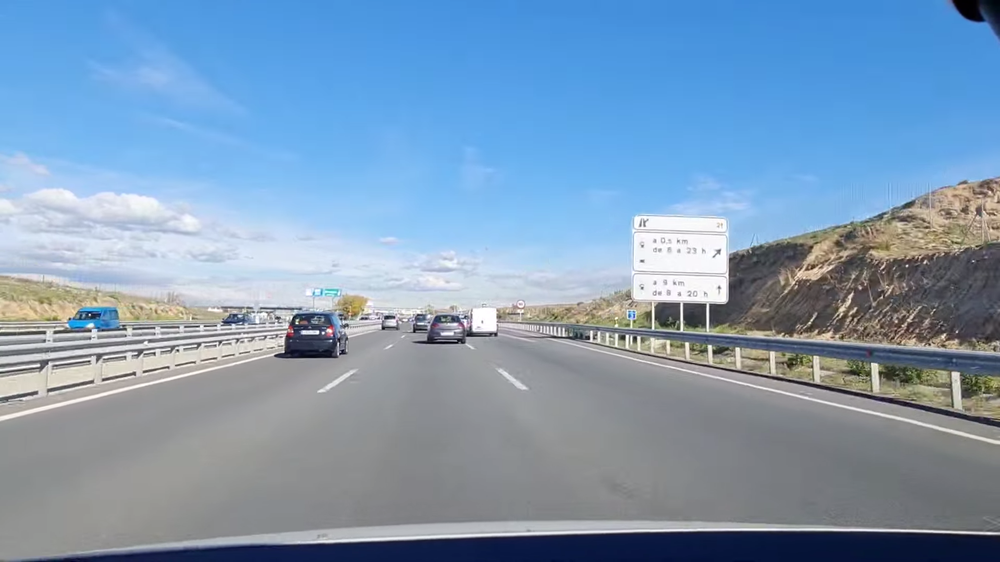
#> input picture IMÁGENES_PANELES/test_detection/00000.png, 1000 x 562 px, shrunk from 1920 x 1080 before the run
$ python -i detector_hough.py   (imports and definitions only)
#> lines starting #> are read from the running program, lines starting #| are printed output that depends on the picture; after the words box and inside, x2 and y2 are one past the last pixel; in counts of white or black regions, pixels touching at a corner belong together
#> further down, picture is the input picture: shape (562, 1000, 3); mean B, G, R 182.1, 154.8, 127.1
import cv2
import numpy as np

class DetectorHough:
    def detectar(self, imagen):
        # 1. Crear máscara HSV azul
        imagenHSV = cv2.cvtColor(imagen, cv2.COLOR_BGR2HSV)
#> imagenHSV: shape (562, 1000, 3); mean H, S, V 95.5, 76.9, 185
        imagenT = cv2.inRange(imagenHSV, np.array([90, 150, 70]), np.array([150, 255, 255]))
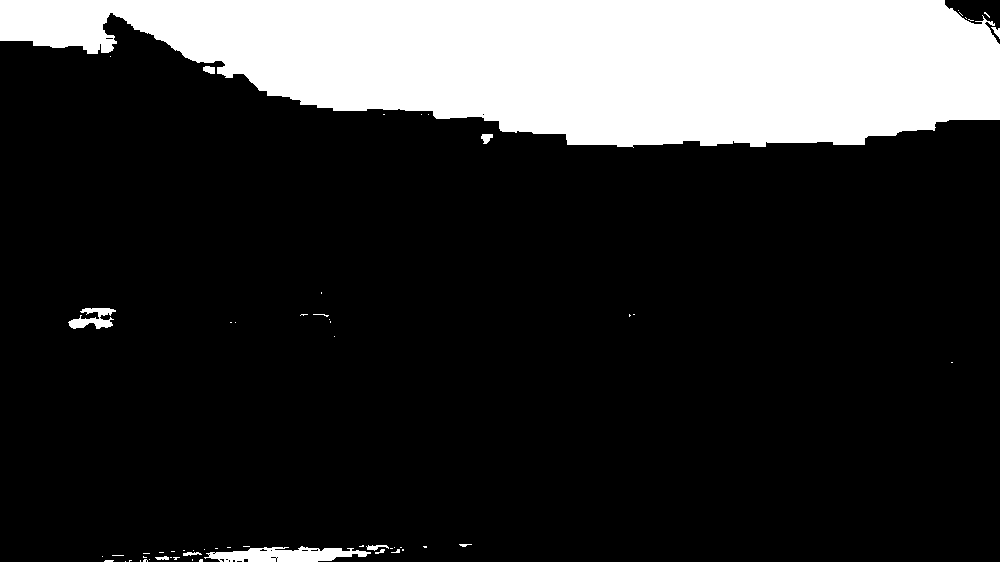
#> imagenT: shape (562, 1000); 19.6% white; 60 white regions (49 under 20 px), largest, box (x1, y1, x2, y2) and area: (0, 0, 1000, 148) 107189, (204, 546, 371, 562) 1701, (68, 308, 116, 329) 533
        # imagenT = cv2.inRange(imagenHSV, np.array([90, 100, 70]), np.array([150, 255, 255]))

        # 2. Dilatación morfológica
        kernel = cv2.getStructuringElement(cv2.MORPH_RECT, (3, 3))
        imagenK = cv2.dilate(imagenT, kernel, iterations=1)
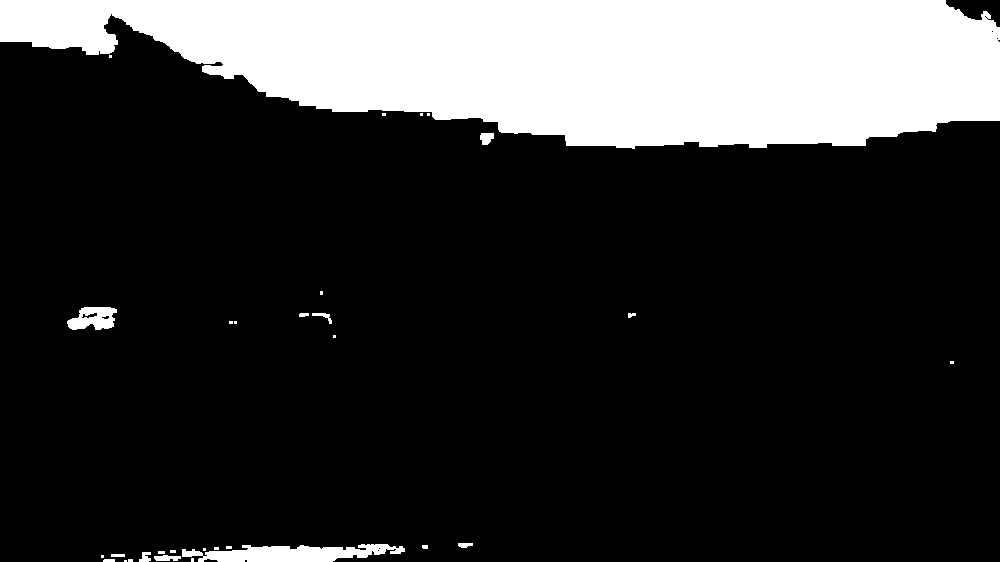
#> imagenK: shape (562, 1000); 20.1% white; 31 white regions (17 under 20 px)

        # 3. Encontrar contornos
        contornos, _ = cv2.findContours(imagenK, cv2.RETR_EXTERNAL, cv2.CHAIN_APPROX_SIMPLE)
#> contornos = 31 contours, 20 with area under 20; largest, box (x1, y1, x2, y2) and area: (0, 0, 1000, 149) 107812, (182, 544, 405, 562) 2317, (67, 307, 117, 330) 782, (480, 133, 494, 145) 110, (154, 555, 181, 561) 94

        # 4. Filtrar contornos y calcular score
        resultados = []
        alto_img, ancho_img = imagen.shape[:2]
#> alto_img = 562; ancho_img = 1000
        for contorno in contornos:
            x, y, w, h = cv2.boundingRect(contorno)
            ratio = w / h
            # if w > 100 and h > 50 and x >= 0 and y >= 0 and x + w <= ancho_img and y + h <= alto_img:
            if w > 100 and h > 50 and ratio >= 1.05 and ratio <= 5.5 and x >= 0 and y >= 0 and x + w <= ancho_img and y + h <= alto_img:
                region = imagenT[y:y + h, x:x + w]
                score = cv2.countNonZero(region) / (w * h)
                resultados.append((x, y, x + w, y + h, score))
#> this loop made 31 passes
#> (contorno, x, y, w, h, ratio) on passes 1, 2, 4, 6, 7, 9, 10, 11, 12: ([[124, 560], [124, 561], [126, 561], [126, 560]], 124, 560, 3, 2, 1.5), ([[128, 559], [128, 561], [132, 561], [132, 559]], 128, 559, 5, 3, 1.67), ([[191, 558], [191, 561], [193, 561], [193, 558]], 191, 558, 3, 4, 0.75), ([[101, 555], [101, 557], [103, 557], [103, 555]], 101, 555, 3, 3, 1), ([[111, 554], [111, 556], [124, 556], [124, 554]], 111, 554, 14, 3, 4.67), ([[158, 551], [158, 553], [164, 553], [164, 551]], 158, 551, 7, 3, 2.33), ([[170, 550], [170, 552], [175, 552], [175, 550]], 170, 550, 6, 3, 2), ([[203, 548], [203, 550], [205, 550], [205, 548]], 203, 548, 3, 3, 1), ([[214, 547], [214, 549], [218, 549], [218, 547]], 214, 547, 5, 3, 1.67)
#> (x, y, w, h, ratio) on passes 3, 5, 8, 14, 15, 16: (103, 559, 12, 3, 4), (154, 555, 27, 6, 4.5), (139, 552, 12, 10, 1.2), (422, 545, 6, 4, 1.5), (182, 544, 223, 18, 12.39), (458, 543, 15, 5, 3)
#> after the loop, resultados = []

        # 5. Dibujar resultados
        imagenResultado = imagen.copy()
        for x1, y1, x2, y2, score in resultados:
            cv2.rectangle(imagenResultado, (x1, y1), (x2, y2), (0, 0, 255), 2)
            cv2.putText(imagenResultado, f"{score:.2f}", (x1, y1 - 5), cv2.FONT_HERSHEY_SIMPLEX, 0.5, (0, 255, 255), 1)
#> this loop made 0 passes

        return imagenResultado, resultados

>>> import cv2
>>> picture = cv2.imread('../IMÁGENES_PANELES/test_detection/00000.png')
>>> result = DetectorHough().detectar(picture)

$ run again, on IMÁGENES_PANELES/test_detection/00001.png
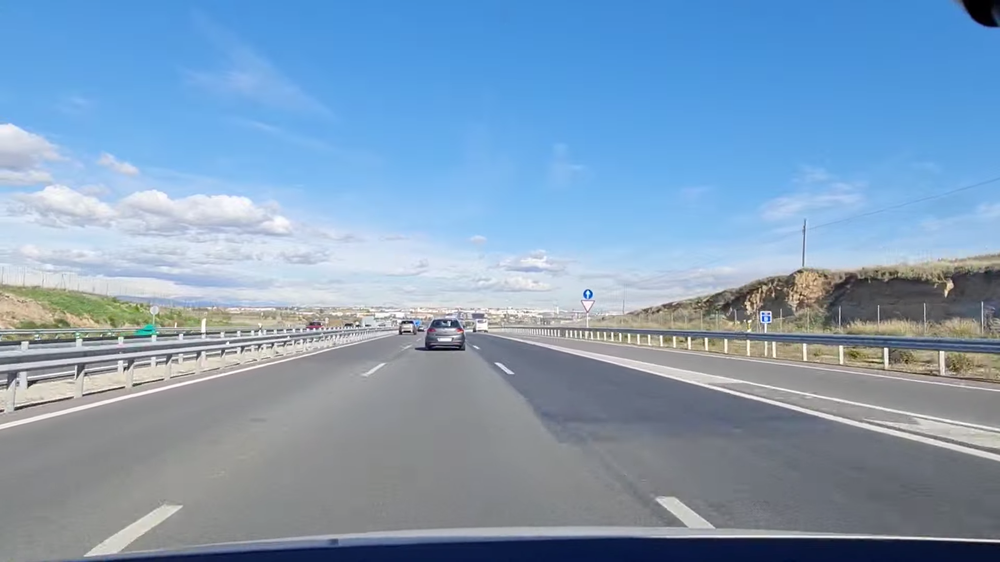
#> input picture IMÁGENES_PANELES/test_detection/00001.png, 1000 x 562 px, shrunk from 1920 x 1080 before the run
#> picture is the input picture: shape (562, 1000, 3); mean B, G, R 185.4, 157.4, 129
#> imagenHSV: shape (562, 1000, 3); mean H, S, V 95.5, 76, 187.7
#> in detectar, `imagenT = cv2.inRange(imagenHSV, np.array([90, 150, 70]), np.array([15..`:
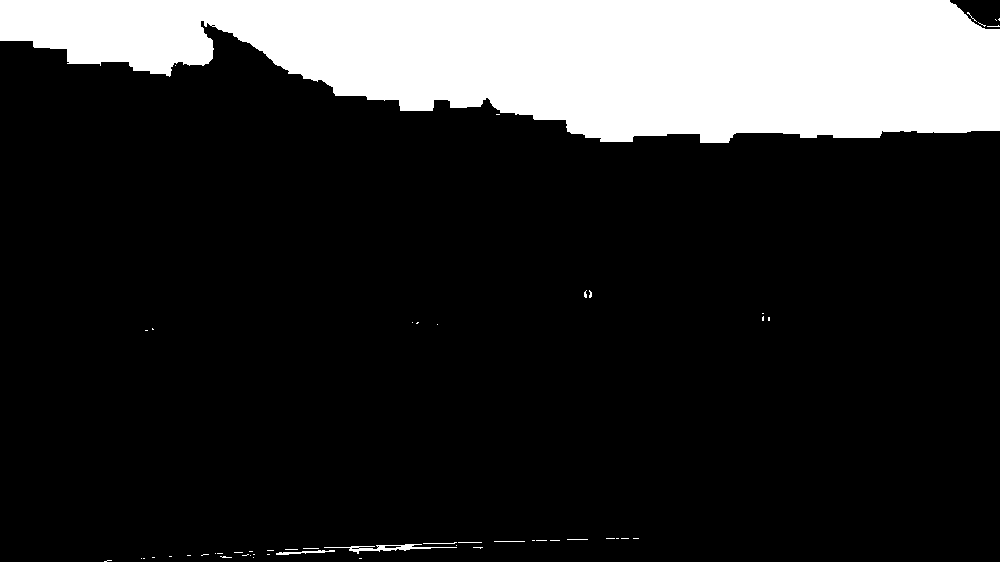
#> imagenT: shape (562, 1000); 18.4% white; 54 white regions (47 under 20 px), largest, box (x1, y1, x2, y2) and area: (0, 0, 1000, 143) 102388, (324, 544, 457, 554) 382, (276, 550, 335, 555) 129
#> in detectar, `imagenK = cv2.dilate(imagenT, kernel, iterations=1)`:
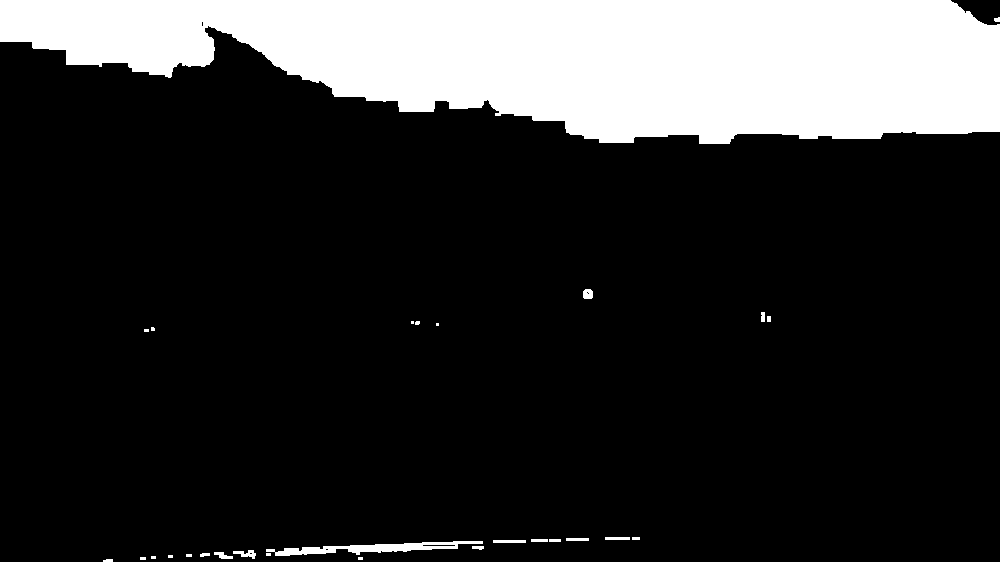
#> imagenK: shape (562, 1000); 18.9% white; 28 white regions (11 under 20 px)
#> contornos = 28 contours, 15 with area under 20; largest, box (x1, y1, x2, y2) and area: (0, 0, 1000, 144) 102816, (266, 541, 483, 556) 1142, (233, 550, 256, 559) 80, (583, 289, 593, 299) 76, (493, 540, 526, 543) 64
#> the loop in detectar, `for contorno in contornos:` made 28 passes
#> (contorno, x, y, w, h, ratio) on passes 2 to 7: ([[358, 557], [358, 559], [362, 559], [362, 557]], 358, 557, 5, 3, 1.67), ([[140, 557], [140, 559], [145, 559], [145, 557]], 140, 557, 6, 3, 2), ([[151, 556], [151, 558], [155, 558], [155, 556]], 151, 556, 5, 3, 1.67), ([[168, 555], [168, 557], [172, 557], [172, 555]], 168, 555, 5, 3, 1.67), ([[186, 554], [186, 556], [191, 556], [191, 554]], 186, 554, 6, 3, 2), ([[266, 553], [266, 555], [270, 555], [270, 553]], 266, 553, 5, 3, 1.67)
#> after the loop in detectar, `for contorno in contornos:`: resultados = []

$ run again, on IMÁGENES_PANELES/test_detection/00002.png
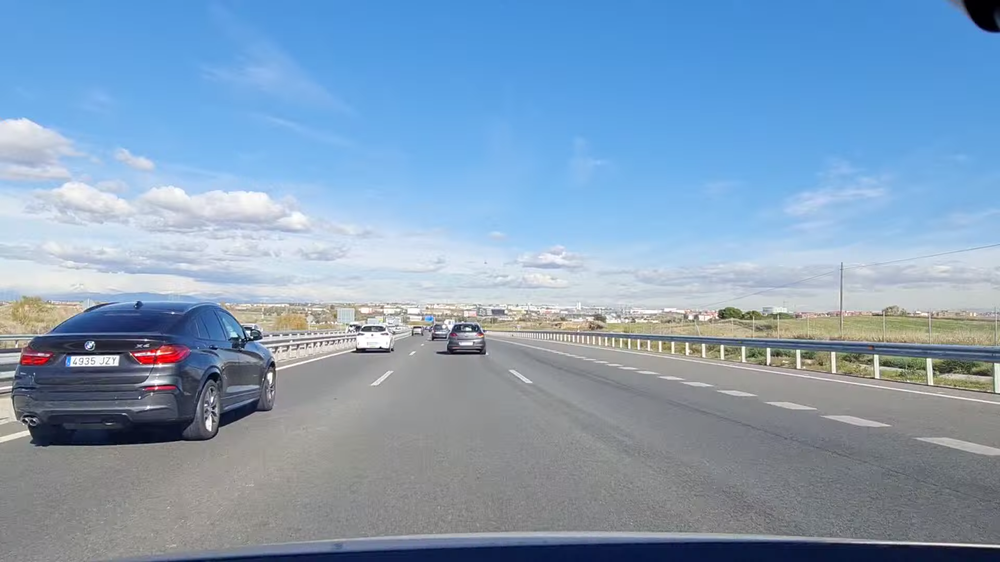
#> input picture IMÁGENES_PANELES/test_detection/00002.png, 1000 x 562 px, shrunk from 1920 x 1080 before the run
#> picture is the input picture: shape (562, 1000, 3); mean B, G, R 185.4, 158.5, 131.6
#> imagenHSV: shape (562, 1000, 3); mean H, S, V 92.6, 74.7, 188
#> in detectar, `imagenT = cv2.inRange(imagenHSV, np.array([90, 150, 70]), np.array([15..`:
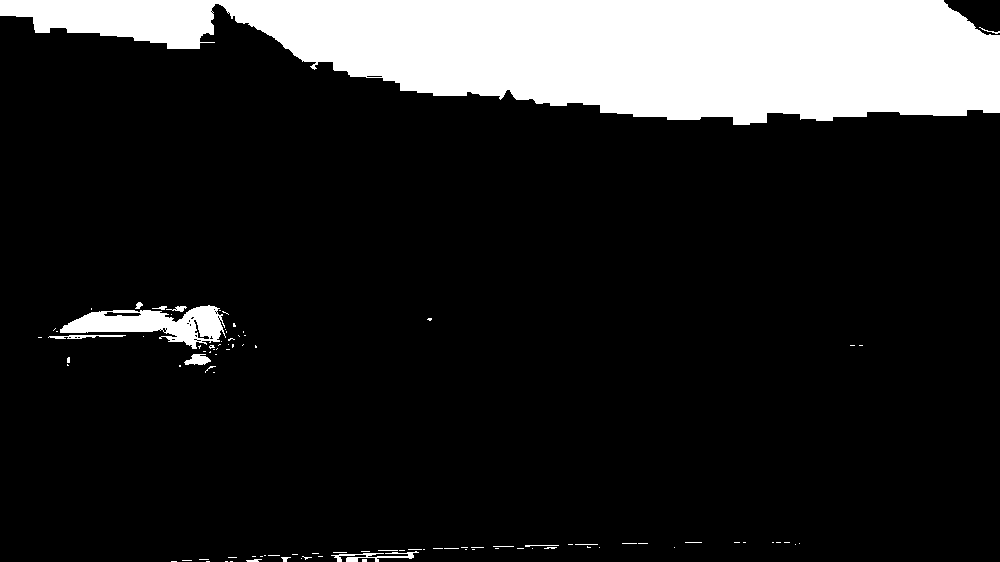
#> imagenT: shape (562, 1000); 15.5% white; 98 white regions (83 under 20 px), largest, box (x1, y1, x2, y2) and area: (0, 0, 1000, 125) 82118, (60, 305, 226, 349) 3480, (331, 551, 419, 562) 348
#> imagenK: shape (562, 1000); 16.3% white; 43 white regions (15 under 20 px)
#> contornos = 43 contours, 21 with area under 20; largest, box (x1, y1, x2, y2) and area: (0, 0, 1000, 126) 82538, (47, 301, 236, 354) 4936, (330, 548, 426, 562) 764, (183, 350, 212, 366) 268, (245, 553, 299, 562) 159
#> the loop in detectar, `for contorno in contornos:` made 43 passes
#> (x, y, w, h, ratio, score) on pass 42: (47, 301, 189, 53, 3.57, 0.387)
#> after the loop in detectar, `for contorno in contornos:`: resultados = [(47, 301, 236, 354, 0.387)]
#> the loop in detectar, `for x1, y1, x2, y2, score in resultados:` made 1 pass
#> after the loop in detectar, `for x1, y1, x2, y2, score in resultados:`:
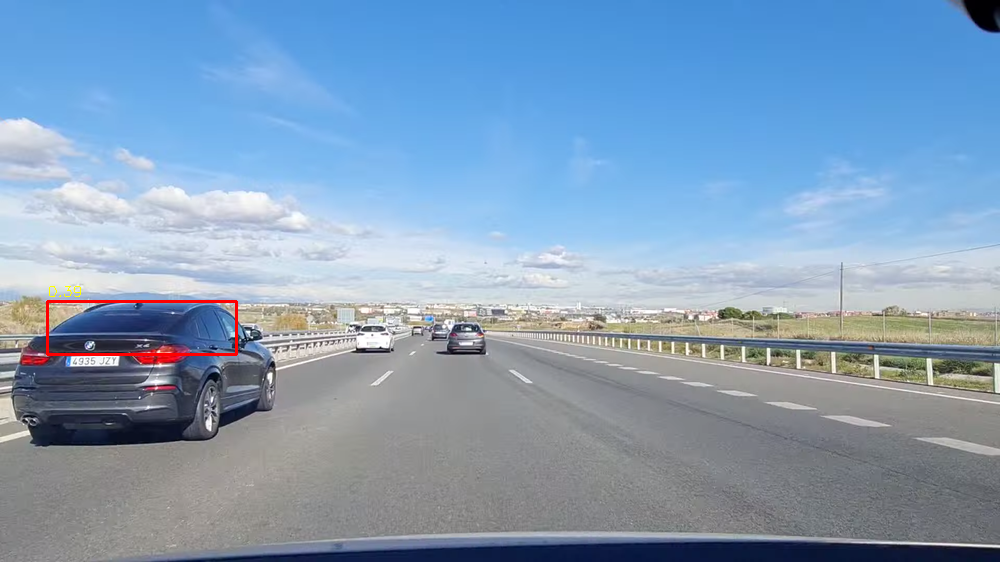
#> imagenResultado: shape (562, 1000, 3); 0.27% of pixels changed, all inside (x1, y1, x2, y2) = (46, 286, 238, 356)
